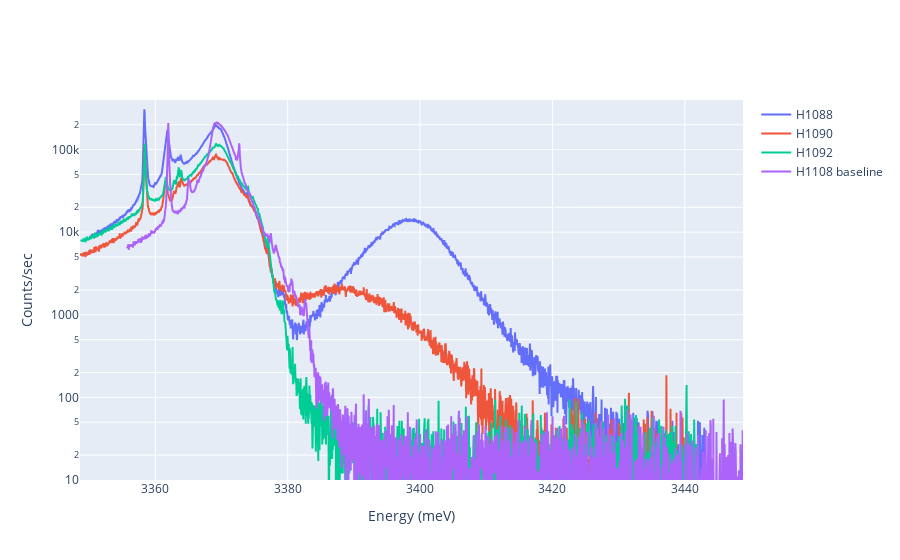

Notebook code cell kept with this figure:
### Code cell
import numpy as np
import matplotlib.pyplot as plt
import pandas as pd
import plotly.express as px
import plotly.graph_objects as go

#E = hc/lambda in eV calculations
h = 6.6261*10**(-34) # m^2kg/s
c = 2.9979*10**8 # m/s
eV = 1.6022*10**(-19) # J
Conversion = h*c/eV

FileNames = ['2020070908', '2020071002', '2020071005', '2020071007']

fig = go.Figure()

names = ['H1088', 'H1090', 'H1092', 'H1108 baseline']
offset = [0, 1.282, 1.099, -5.851]

for j in range(len(FileNames)):
    
    
    Wavelength, Count = np.genfromtxt(FileNames[j], delimiter="\t", unpack = True, skip_header=4)
    EnergyEV = [0]*len(Wavelength)
    
    Wavelength = Wavelength*10**(-9)*1.000289
    EnergyEV = Conversion/Wavelength*1000
    
    EnergyEV = [x - offset[j] for x in EnergyEV]
    
    # Add traces
    fig.add_trace(go.Scatter(x=EnergyEV, y=Count,
                    mode='lines',
                    #name='%.0f' %j, 
                            name = names[j]))

fig['layout']['xaxis'].update(title='Energy (meV)', autorange=True)
fig['layout']['yaxis'].update(title='Counts/sec', range = [1, 5.6], autorange=False)
fig.update_layout(showlegend=True,  yaxis_type="log")
fig.show()

### Figure 1 — Plotly figure (JSON) as saved in the notebook; plotly's stock layout.template omitted (floating-point values rounded to 4 significant figures; data arrays with more than 128 entries replaced by an {"elided": "..."} marker saying what was removed)
{"data": [{"mode": "lines", "name": "H1088", "type": "scatter", "x": {"elided": "2001 float values"}, "y": {"elided": "2001 int values"}}, {"mode": "lines", "name": "H1090", "type": "scatter", "x": {"elided": "2001 float values"}, "y": {"elided": "2001 int values"}}, {"mode": "lines", "name": "H1092", "type": "scatter", "x": {"elided": "2001 float values"}, "y": {"elided": "2001 int values"}}, {"mode": "lines", "name": "H1108 baseline", "type": "scatter", "x": {"elided": "2001 float values"}, "y": {"elided": "2001 int values"}}], "layout": {"showlegend": true, "xaxis": {"autorange": true, "title": {"text": "Energy (meV)"}}, "yaxis": {"autorange": false, "range": [1, 5.6], "title": {"text": "Counts/sec"}, "type": "log"}}}
